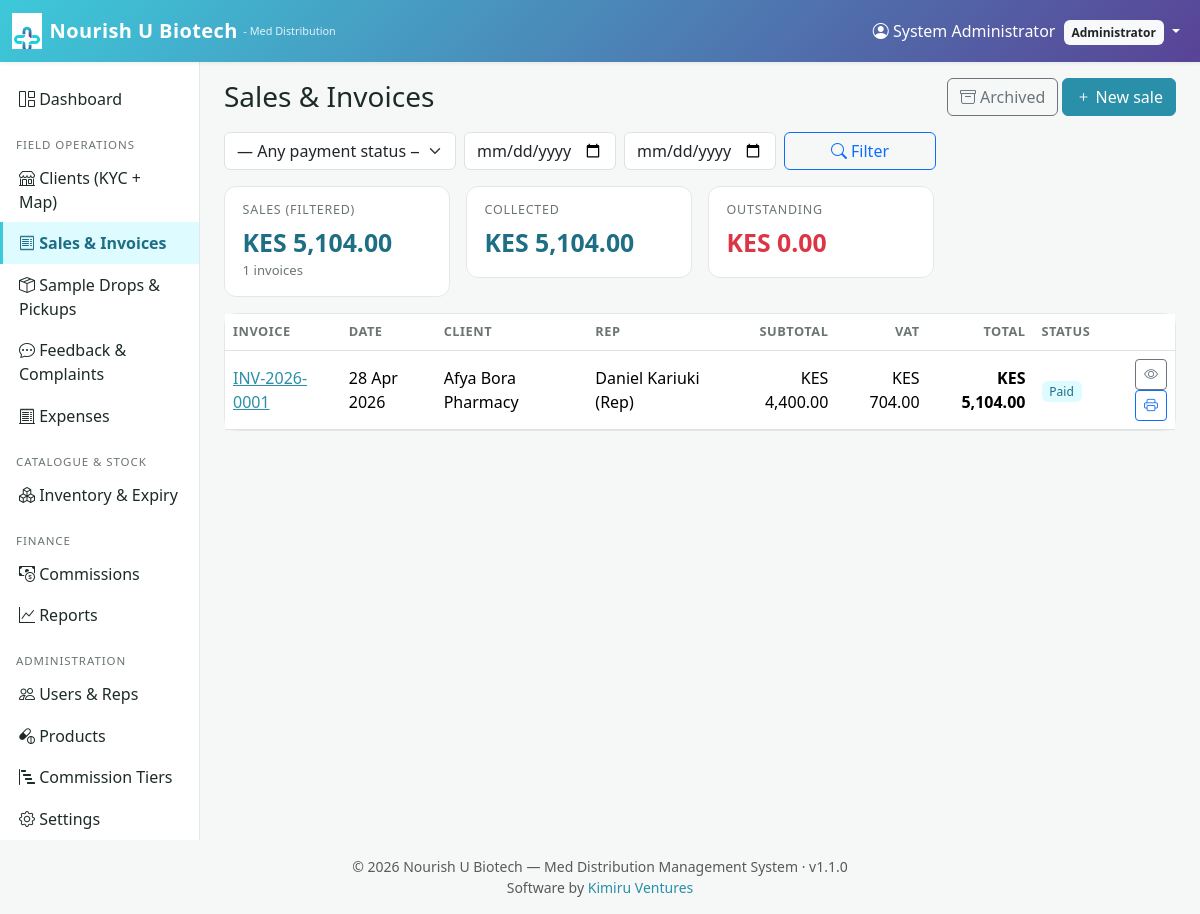
/sales/index.php (signed in), run on the app's committed database.
### tables this page shows
CREATE TABLE sales (
    id              INT UNSIGNED  AUTO_INCREMENT PRIMARY KEY,
    invoice_no      VARCHAR(40)   NOT NULL UNIQUE,
    client_id       INT UNSIGNED  NOT NULL,
    rep_id          INT UNSIGNED  NOT NULL,
    sale_date       DATE          NOT NULL,
    subtotal        DECIMAL(14,2) NOT NULL DEFAULT 0,
    tax_pct         DECIMAL(5,2)  NOT NULL DEFAULT 0,
    tax_amount      DECIMAL(14,2) NOT NULL DEFAULT 0,
    discount        DECIMAL(14,2) NOT NULL DEFAULT 0,
    total           DECIMAL(14,2) NOT NULL DEFAULT 0,
    payment_status  ENUM('unpaid','partial','paid') NOT NULL DEFAULT 'unpaid',
    paid_amount     DECIMAL(14,2) NOT NULL DEFAULT 0,
    payment_method  VARCHAR(40)   NULL,
    notes           TEXT          NULL,
    created_at      DATETIME      NOT NULL DEFAULT CURRENT_TIMESTAMP,
    updated_at      DATETIME      NOT NULL DEFAULT CURRENT_TIMESTAMP
                                  ON UPDATE CURRENT_TIMESTAMP,
    CONSTRAINT fk_sales_client FOREIGN KEY (client_id) REFERENCES clients(id),
    CONSTRAINT fk_sales_rep    FOREIGN KEY (rep_id)    REFERENCES users(id),
    INDEX idx_sales_date (sale_date),
    INDEX idx_sales_rep  (rep_id),
    INDEX idx_sales_pay  (payment_status),
    deleted_at    DATETIME      NULL,
    deleted_by    INT UNSIGNED  NULL,
    delete_reason VARCHAR(255)  NULL
);

CREATE TABLE clients (
    id              INT UNSIGNED  AUTO_INCREMENT PRIMARY KEY,
    name            VARCHAR(200)  NOT NULL,
    type            ENUM('pharmacy','clinic','hospital','wholesaler','other') NOT NULL DEFAULT 'pharmacy',
    license_no      VARCHAR(80)   NULL,
    kra_pin         VARCHAR(40)   NULL,
    contact_person  VARCHAR(160)  NULL,
    contact_role    VARCHAR(80)   NULL,
    phone           VARCHAR(40)   NULL,
    email           VARCHAR(160)  NULL,
    address          VARCHAR(255)  NULL,
    postal_address   VARCHAR(255)  NULL,
    region           VARCHAR(80)   NULL,
    city             VARCHAR(80)   NULL,
    lat              DECIMAL(10,7) NULL,
    lng              DECIMAL(10,7) NULL,
    kyc_status       ENUM('pending','verified','rejected') NOT NULL DEFAULT 'pending',
    kyc_notes        TEXT          NULL,
    rep_id           INT UNSIGNED  NULL COMMENT 'Primary rep assigned',
    credit_limit     DECIMAL(14,2) NOT NULL DEFAULT 0,
     
    directors          TEXT         NULL COMMENT 'One name per line',
    accountant_name    VARCHAR(160) NULL,
    accountant_phone   VARCHAR(40)  NULL,
    bank_name          VARCHAR(80)  NULL,
    bank_branch        VARCHAR(80)  NULL,
    payment_terms      VARCHAR(120) NULL,
    credit_period_days INT          NULL,
    trade_ref_1        TEXT         NULL,
    trade_ref_2        TEXT         NULL,
    trade_ref_3        TEXT         NULL,
    signed_name        VARCHAR(160) NULL,
    signed_position    VARCHAR(80)  NULL,
    signed_at          DATE         NULL,
    notes              TEXT         NULL,
    created_at      DATETIME      NOT NULL DEFAULT CURRENT_TIMESTAMP,
    updated_at      DATETIME      NOT NULL DEFAULT CURRENT_TIMESTAMP
                                  ON UPDATE CURRENT_TIMESTAMP,
    CONSTRAINT fk_clients_rep
        FOREIGN KEY (rep_id) REFERENCES users(id) ON DELETE SET NULL,
    INDEX idx_clients_kyc (kyc_status),
    INDEX idx_clients_rep (rep_id),
    deleted_at    DATETIME      NULL,
    deleted_by    INT UNSIGNED  NULL,
    delete_reason VARCHAR(255)  NULL
);

CREATE TABLE users (
    id            INT UNSIGNED   AUTO_INCREMENT PRIMARY KEY,
    name          VARCHAR(120)   NOT NULL,
    email         VARCHAR(160)   NOT NULL UNIQUE,
    phone         VARCHAR(40)    NULL,
    password_hash VARCHAR(255)   NOT NULL,
    role          ENUM('admin','rep','accountant') NOT NULL,
    status        ENUM('active','suspended')        NOT NULL DEFAULT 'active',
    last_login_at DATETIME       NULL,
    created_at    DATETIME       NOT NULL DEFAULT CURRENT_TIMESTAMP,
    updated_at    DATETIME       NOT NULL DEFAULT CURRENT_TIMESTAMP
                                ON UPDATE CURRENT_TIMESTAMP,
    INDEX idx_users_role (role),
    deleted_at    DATETIME      NULL,
    deleted_by    INT UNSIGNED  NULL,
    delete_reason VARCHAR(255)  NULL
);

### includes/functions.php (called while the page is built, shortened)
<?php
function e(?string $s): string {
    return htmlspecialchars($s ?? '', ENT_QUOTES | ENT_SUBSTITUTE, 'UTF-8');
}
function get(string $key, $default = null) {
    return $_GET[$key] ?? $default;
}
function money($v): string {
    return APP_CURRENCY . ' ' . number_format((float)$v, 2);
}
function fdate(?string $d, string $fmt = 'd M Y'): string {
    return date($fmt, strtotime($d));
}
function url(string $path = ''): string {
    return BASE_URL . '/' . ltrim($path, '/');
}

### sales/index.php (the view, shortened to what this page needs)
<?php
require_once __DIR__ . '/../config/config.php';
$from   = (string)get('from','');
$to     = (string)get('to','');
$showArchived = get('show') === 'archived';
$where = [$showArchived ? 's.deleted_at IS NOT NULL' : 's.deleted_at IS NULL']; $args = [];
$sql = "SELECT s.*, c.name AS client, u.name AS rep
          FROM sales s
          JOIN clients c ON c.id = s.client_id
          JOIN users u ON u.id = s.rep_id";
$sql .= ' WHERE ' . implode(' AND ', $where);
$sql .= ' ORDER BY s.sale_date DESC, s.id DESC LIMIT 500';
$stmt = $pdo->prepare($sql); $stmt->execute($args);
$rows = $stmt->fetchAll();
$totals = ['count'=>0,'total'=>0,'paid'=>0,'due'=>0];
foreach ($rows as $r) { $totals['count']++; $totals['total']+=$r['total']; $totals['paid']+=$r['paid_amount']; $totals['due']+=$r['total']-$r['paid_amount']; }
require __DIR__ . '/../includes/header.php';
?>
<div class="d-flex justify-content-between align-items-center mb-3">
  <h3 class="mb-0">Sales &amp; Invoices
  </h3>
  <div>
    <?php if ($showArchived): ?>
      <a class="btn btn-outline-secondary" href="<?= url('sales/index.php') ?>"><i class="bi bi-arrow-left"></i> Active</a>
    <?php else: ?>
      <a class="btn btn-outline-secondary" href="<?= url('sales/index.php?show=archived') ?>"><i class="bi bi-archive"></i> Archived</a>
      <a class="btn btn-primary" href="<?= url('sales/add.php') ?>"><i class="bi bi-plus"></i> New sale</a>
    <?php endif; ?>
  </div>
</div>
<form class="row g-2 mb-3" method="get">
  <div class="col-md-3">
    <select class="form-select" name="status">
      <option value="">— Any payment status —</option>
    </select>
  </div>
  <div class="col-md-2"><input class="form-control" type="date" name="from" value="<?= e($from) ?>" placeholder="From"></div>
  <div class="col-md-2"><input class="form-control" type="date" name="to"   value="<?= e($to)   ?>" placeholder="To"></div>
  <div class="col-md-2"><button class="btn btn-outline-primary w-100"><i class="bi bi-search"></i> Filter</button></div>
</form>
<div class="row g-3 mb-3">
  <div class="col-md-3"><div class="metric"><h6>Sales (filtered)</h6><div class="v"><?= money($totals['total']) ?></div><div class="sub"><?= (int)$totals['count'] ?> invoices</div></div></div>
  <div class="col-md-3"><div class="metric"><h6>Collected</h6><div class="v"><?= money($totals['paid']) ?></div></div></div>
  <div class="col-md-3"><div class="metric"><h6>Outstanding</h6><div class="v text-danger"><?= money($totals['due']) ?></div></div></div>
</div>
<div class="card"><div class="table-responsive">
<table class="table table-clean align-middle mb-0">
<thead><tr><th>Invoice</th><th>Date</th><th>Client</th><th>Rep</th>
  <th class="text-end">Subtotal</th><th class="text-end">VAT</th><th class="text-end">Total</th>
  <th>Status</th><th></th></tr></thead>
<tbody>
<?php foreach ($rows as $r): ?>
<tr>
  <td><a href="<?= url('sales/view.php?id=' . (int)$r['id']) ?>"><?= e($r['invoice_no']) ?></a></td>
  <td><?= e(fdate($r['sale_date'])) ?></td>
  <td><?= e($r['client']) ?></td>
  <td><?= e($r['rep']) ?></td>
  <td class="text-end"><?= money($r['subtotal']) ?></td>
  <td class="text-end"><?= money($r['tax_amount']) ?></td>
  <td class="text-end fw-bold"><?= money($r['total']) ?></td>
  <td>
    <?php $cls = ['unpaid'=>'badge-danger','partial'=>'badge-warning','paid'=>'badge-soft'][$r['payment_status']] ?? 'badge-secondary'; ?>
    <span class="badge <?= $cls ?>"><?= e(ucfirst($r['payment_status'])) ?></span>
  </td>
  <td class="text-end">
    <a class="btn btn-sm btn-outline-secondary" href="<?= url('sales/view.php?id=' . (int)$r['id']) ?>"><i class="bi bi-eye"></i></a>
    <a class="btn btn-sm btn-outline-primary"   href="<?= url('sales/invoice.php?id=' . (int)$r['id']) ?>" target="_blank"><i class="bi bi-printer"></i></a>
  </td>
</tr>
<?php endforeach; ?>
</tbody></table>
</div></div>
<?php require __DIR__ . '/../includes/footer.php'; ?>

### assets/css/style.css (style rules this page uses)
:root { --nu-primary: #2a8fa8; --nu-primary-d: #1e6e84; --nu-cyan: #3dc9d9; --nu-purple: #594396; --nu-purple-d: #3f2f6c; --nu-accent: #f4a300; --nu-bg: #f6f8f7; --nu-text: #1d2b27; --nu-muted: #6b7572; --nu-card: #ffffff; --nu-border: #e3e8e6; --nu-grad: linear-gradient(135deg, var(--nu-cyan) 0%, var(--nu-purple) 100%); }
body { background: var(--nu-bg); color: var(--nu-text); font-family: 'Segoe UI', Roboto, system-ui, sans-serif; }
.btn-primary { background: var(--nu-primary); border-color: var(--nu-primary); }
a { color: var(--nu-primary); }
.card { border: 1px solid var(--nu-border); border-radius: 12px; }
.metric { background: #fff; border: 1px solid var(--nu-border); border-radius: 12px; padding: 1rem 1.1rem; }
.metric h6 { color: var(--nu-muted); font-size: .78rem; text-transform: uppercase; letter-spacing: .06em; margin: 0 0 .35rem; }
.metric .v { font-size: 1.55rem; font-weight: 700; color: var(--nu-primary-d); }
.metric .sub { font-size: .82rem; color: var(--nu-muted); }
.badge-soft { background:#defbff; color:var(--nu-primary-d); font-weight:500; }
table.table-clean th { font-size: .8rem; color: var(--nu-muted); text-transform: uppercase; letter-spacing: .04em; }
table.table-clean td { vertical-align: middle; }
.table-responsive { -webkit-overflow-scrolling: touch; }

### data on the page
sales: invoice_no "INV-2026-0001", sale_date "28 Apr 2026", client.name "Afya Bora Pharmacy", rep.name "Daniel Kariuki (Rep)", subtotal "KES 4,400.00", tax_amount "KES 704.00", total "KES 5,104.00", payment_status "Paid"

### other printed values
$u['name'] "System Administrator"
role_label($u['role']) "Administrator"
money($totals['total']) "KES 5,104.00"
$totals['count'] "1"
money($totals['paid']) "KES 5,104.00"
money($totals['due']) "KES 0.00"
APP_NAME "Nourish U Biotech"
APP_TAGLINE "Med Distribution Management System"
APP_VERSION "1.1.0"
